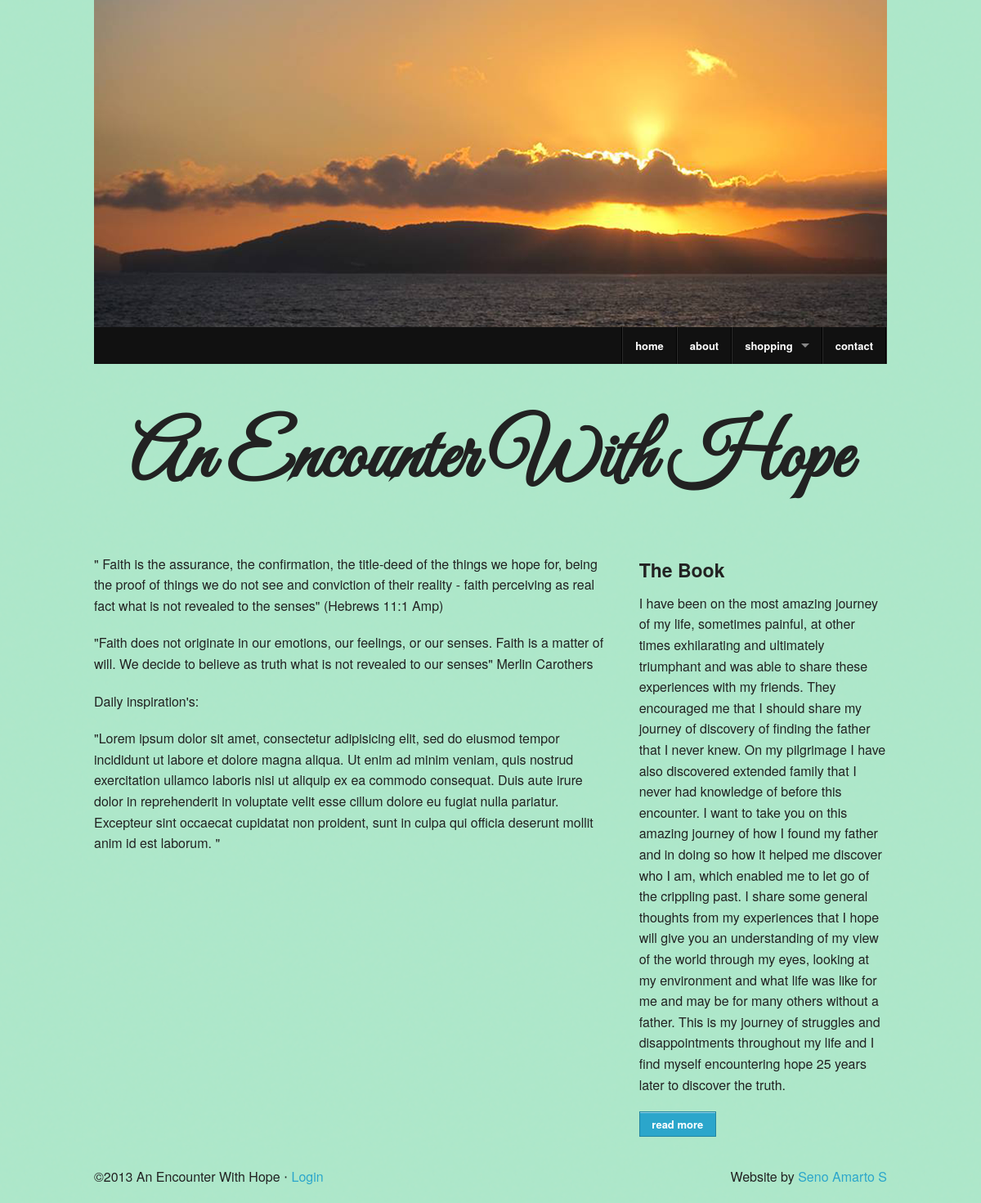
The page / on the database its author committed.
### tables this page shows
CREATE TABLE IF NOT EXISTS `pages` (
  `pageID` int(11) NOT NULL AUTO_INCREMENT,
  `pageName` varchar(20) NOT NULL,
  `pageTitle` varchar(30) NOT NULL,
  `pageHeading` varchar(30) NOT NULL,
  `pageContent` text NOT NULL,
  `pageDescription` varchar(100) NOT NULL,
  `pageKeywords` text NOT NULL,
  PRIMARY KEY (`pageID`)
);

CREATE TABLE IF NOT EXISTS `inspirations` (
  `inspID` int(11) NOT NULL AUTO_INCREMENT,
  `inspText` text NOT NULL,
  `userID` int(11) NOT NULL,
  `timeStamp` timestamp NOT NULL DEFAULT CURRENT_TIMESTAMP ON UPDATE CURRENT_TIMESTAMP,
  PRIMARY KEY (`inspID`)
);

### www/classes/db-class.php (called while the page is built, shortened)
<?php
class Dbase{
	private $db;
	public function __construct(){
		try {
			$this->db = new mysqli(DBHOST, DBUSER, DBPASS, DBNAME);
		}catch(Exception $e){
			die($e->getMessage());
		}
	}
public function getPageInfo($page){
$qry = "SELECT pageID, pageName, pageTitle, pageHeading, pageKeywords, pageDescription, pageContent FROM pages WHERE pageName ='$page' ";
$rs = $this-> db -> query($qry);
	if($rs){
		if ($rs-> num_rows > 0) {
			$pageInfo = $rs->fetch_assoc();
			return $pageInfo;
		}else{
		}
	}else{
		echo "Error executing query." . $qry;
	}
}
public function getNewInsp(){
$qry = "SELECT inspText FROM inspirations ORDER BY timeStamp DESC LIMIT 0, 1";
$rs = $this-> db -> query($qry);
	if($rs){
		if ($rs-> num_rows > 0) {
			$insp = array();
			while ($row = $rs->fetch_assoc()) {
				$insp[] = $row;
			}
			return $insp;
		}else{
			echo "There is Daily Inspirations.";
		}
	}else{
		echo "Error executing query. " . $qry;
	}
}
}
?>

### www/views/view-class.php (the view, shortened to what this page needs)
<?php
abstract class View {
	protected $pageInfo;
	protected $model;
	public function __construct($info, $model) {
		$this->pageInfo = $info;
		$this->model   = $model;
	}
	private function displayHeader() {
		$html  = '<!DOCTYPE html>'."\n";
		$html .= '<html>'."\n";
		$html .= '<head>'."\n";
		$html .= '<meta charset="utf-8" />'."\n";
		$html .= '<title>'.$this->pageInfo['pageTitle'].'</title>'."\n";
		$html .= '<meta name="description" content="'.$this->pageInfo['pageDescription'].'" />'."\n";
		$html .= '<meta name="keyword" content="'.$this->pageInfo['pageKeywords'].'" />'."\n";
		$html .= '<link rel="stylesheet" href="css/app.css">'."\n";
  $html .= '<link rel="stylesheet" href="css/main.css">'."\n";
	 $html .= '<link href="http://fonts.googleapis.com/css?family=Great+Vibes" rel="stylesheet" type="text/css">'."\n";
	 $html .= '<script src="js/vendor/custom.modernizr.js"></script>'."\n";
		$html .= '</head>'."\n";
		$html .= '<body>'."\n";
		$html .= '<div class="row">
	<div class="large-12 columns">
		<img src="images/sunset1.png">
	</div>
</div>';
$html .= '<div class="row navigation-area">
<div class="large-12 columns">
<div class="contain-to-grid">
<nav class="top-bar">
<section class="top-bar-section">';
$html .= $this->displayNav();
$html .= '
</section>
</nav>
</div>
</div>
</div>';
	$html .= '	<div class="row">';
		return $html;
	}
	private function displayNav(){
		$html = '<ul class="right">
		<li class="toggle-topbar"><a href="#"><span>Menu</span></a></li>
		<li class="divider"></li>
		<li><a href="index.php?page=home">home</a></li>
		<li class="divider"></li>
		<li><a href="about.php">about</a></li>
		<li class="divider"></li>
		<li class="has-dropdown"><a href="#">shopping</a>
			<ul class="dropdown"><li><a href="shopping.php">The book</a></li></ul>
		</li>
		<li class="divider"></li>
		<li><a href="index.php?page=contact">contact</a></li>
		<li class="divider"></li>
		</ul>';
		return $html;
	}
	private function displayFooter() {
		$html = '</div>'."\t\t";
		$html .= '<div class="row">';
		$html .= '<div class="large-12 columns">';
		$html .= '<div id="footer"><p>&copy;2013 An Encounter With Hope &sdot; ';
		if ($this->model->adminLoggedIn) {
			$html .= $this-> displayLoginInfo();
			$html .= '<a href="index.php?page=admin">Admin Panel</a> | ';
			$html .= '<a href="index.php?page=logout">Logout</a> ';
		}else{
		$html .= '<a href="index.php?page=admin">Login</a>';
		}
		$html .= ' <span id="jerseyscript">Website by <a href="http://jerseyscript.com">Seno Amarto S</a></span></p>'."\n";
		$html .= '</div>'."\t\t";
		$html .= '</div>';
		$html .= '</div>';
		$html .= '<script>
  document.write(\'<script src=\' +
  (\'__proto__\' in {} ? \'js/vendor/zepto\' : \'js/vendor/jquery\') +
  \'.js><\/script>\')
  </script>
 <script src="js/foundation/foundation.js"></script>
	<script src="js/foundation/foundation.abide.js"></script>
	<script src="js/foundation/foundation.alerts.js"></script>
	<script src="js/foundation/foundation.clearing.js"></script>
 <script src="js/foundation/foundation.cookie.js"></script>
 <script src="js/foundation/foundation.dropdown.js"></script>
 <script src="js/foundation/foundation.forms.js"></script>
 <script src="js/foundation/foundation.interchange.js"></script>
 <script src="js/foundation/foundation.joyride.js"></script>
 <script src="js/foundation/foundation.magellan.js"></script>
 <script src="js/foundation/foundation.orbit.js"></script>
 <script src="js/foundation/foundation.placeholder.js"></script>
 <script src="js/foundation/foundation.reveal.js"></script>
 <script src="js/foundation/foundation.section.js"></script>
 <script src="js/foundation/foundation.tooltips.js"></script>
 <script src="js/foundation/foundation.topbar.js"></script>
  <script>
    $(document).foundation()
    .foundation(\'abide\',{
    	live_validate : true,
			  focus_on_invalid : true,
			  timeout : 1000,
	    patterns: {
	      alpha_numeric : /[a-zA-Z0-9]+/
	    }
	  });
  </script>
  <script>
					$(\'#form-inspiration\')
						.on(\'invalid\', function () {
							var invalid_fields = $(this).find(\'[data-invalid]\');
							console.log(invalid_fields);
						});
							$(\'#form-inspiration\')
						.on(\'valid\', function () {
						console.log(\'valid!\');
					});
	 </script>';
		$html .= '</body>'."\n";
		$html .= '</html>';
		return $html;
	}
	public function displayPage() {
		$this->model->checkUserSession();
		$html  = $this->displayHeader();
		$html .= $this->displayContent();
		$html .= $this->displayFooter();
		return $html;
	}
}
?>

### www/views/home-view.php (shortened to what this page needs)
<?php
class HomeView extends View{
		protected function displayContent(){
		$this->insps = $this->model->getNewInsp();
		$html = '<div class="large-12 columns">';
		$html .= '<h2 id="header-title">'.$this-> pageInfo['pageHeading'].'</h2>'."\n";
	 $html .= '</div>';
		$content = explode('', $this-> pageInfo['pageContent']);
		$html .= '<div class="large-8 columns">';
		$html .= $content[0];
		foreach ($this->insps as $insp) {
		$html .= '<p>&quot;';
			$html .= $insp['inspText'];
		$html .= '&quot;</p>';
		}
		$html .= '</div>';
		$html .= '<div class="large-4 columns">';
		$html .= $content[1];
		$html .= '</div>';
$html .= '
	</div>
	</div>';
	return $html;
}
}
?>

### www/css/main.css (style rules this page uses)
ul { padding: 0; list-style: none; }
body { background: url("../images/bg1.png") repeat transparent; }
#header-title { font-family: "Great Vibes", cursive; font-size: 6em; text-align: center; }
#jerseyscript { float: right; }

### rows shown on the page
pages: pageHeading "An Encounter With Hope"
inspirations: value "Lorem ipsum dolor sit amet, consectetur adipisicing elit, sed do eiusmod tempor incididunt ut labore et dolore magna aliqua. Ut enim ad minim veniam, quis nostrud exercitation ullamco laboris nisi ut aliquip ex ea commodo consequat. Duis aute irure dolor in reprehenderit in voluptate velit esse cillum dolore eu fugiat nulla pariatur. Excepteur sint occaecat cupidatat non proident, sunt in culpa qui officia deserunt mollit anim id est laborum."
